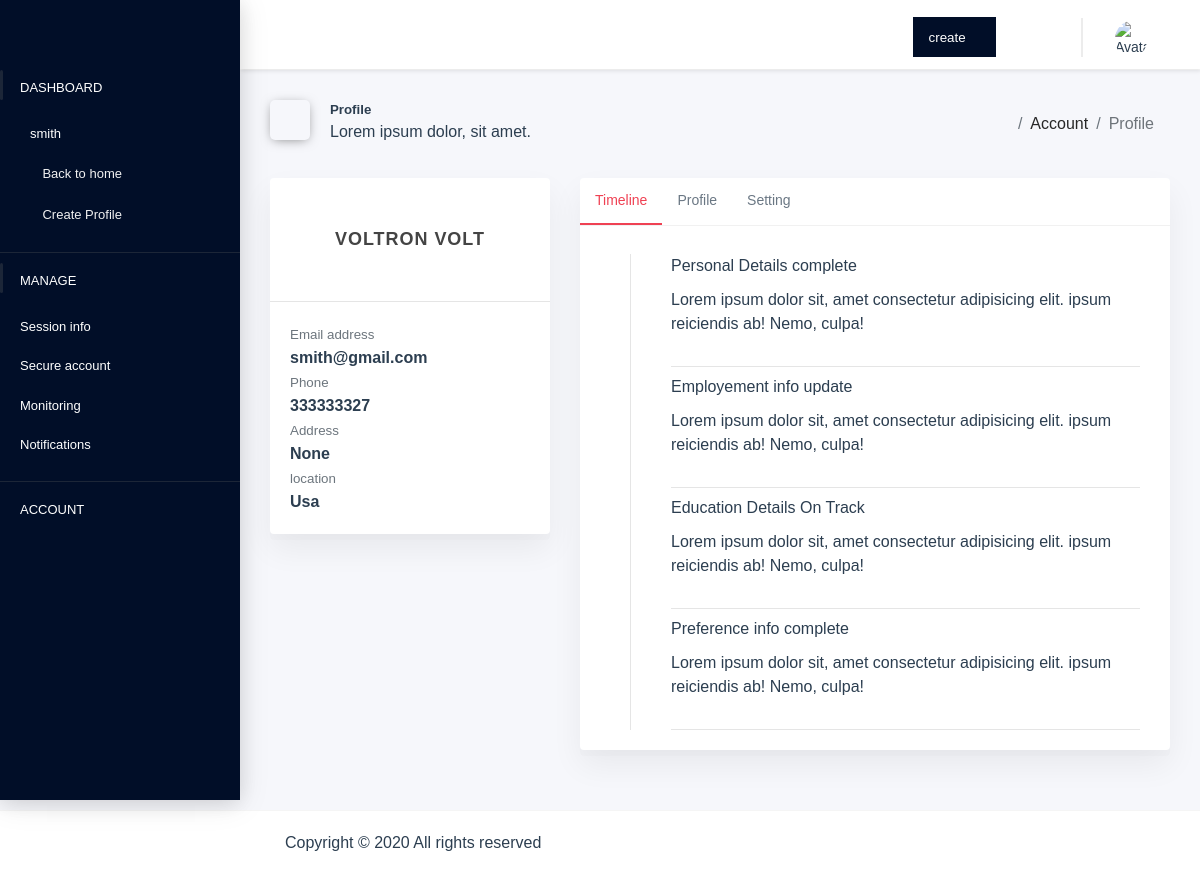
The app's page /accounts/profile/ (signed in) with its own data.
### accounts/models.py (models this page shows, shortened)
class User(AbstractUser):
    email = models.EmailField(_('email address'),unique=True)
    phone_regex = RegexValidator(regex=r'^\+?\d{9,15}$',message="Phone number must be entered in the format:'+254999999999'.Upto 15 digits allowed")
    phone = models.CharField(validators=[phone_regex], max_length=17,blank=True,null=True)
    address = models.CharField(max_length=60,blank=True,null=True)
    location = models.CharField(max_length=60,blank=True,null=True)
    USERNAME_FIELD = 'email'
    REQUIRED_FIELDS = []
    objects = CustomUserManager()

### accounts/views.py (the view, shortened to what this page needs)
# urls.py: path('profile/',views.Profile.as_view(),name='profile'),
class Profile(LoginRequiredMixin,FormMixin , View):
    model = User
    template_name = 'accounts/profile.html'
    form = None
    def get_object(self, queryset=None):
        return get_object_or_404(get_user_model(),id = self.request.user.id)
    def get_context_data(self, **kwargs):
        context = {}
        try:
            context['emp_info'] = Employment_detail.objects.none()
        except :
            context['emp_info'] = UserProfileForm()
        try:
            context['profile_form'] = UserProfileForm(instance = self.get_object())
        except :
            context['profile_form'] = UserProfileForm()
        try:
            context['edu_detailform'] = Education_levelForm(instance=Education_level.objects.filter(user=self.request.user).first())
        except :
            context['edu_detailform'] = Education_levelForm()
        try:
            context['emp_detailform'] = Employement_DetailForm(instance=Employment_detail.objects.all().filter(user=self.request.user).first())
        except :
            context['emp_detailform'] = Employement_DetailForm()
        try:
            context['pref_form'] = Preference_Form(instance=Preference.objects.filter(user=self.request.user).first())
        except :
            context['pref_form'] = Preference_Form()
        try:
            context['file_uploadform'] = File_UploadForm(instance=File_uploaded.objects.filter(user=self.request.user).first())
        except :
            context['file_uploadform'] = File_UploadForm()
        return context
    def get(self, request, *args, **kwargs):
        return render(self.request, self.template_name,self.get_context_data())

### accounts/templates/accounts/profile.html (shortened to what this page needs)
{% extends 'accounts/profile_base.html' %}
{% load static %}
{% block main_content %}
    <section class="--row">
                        <article class="grid-4">
                            <div class="card">
                                <div class="card-body">
                                    <div class="text-align_c">
                                        <h4 class="card-title">{{request.user.first_name}} {{request.user.last_name}}</h4>
                                    </div>
                                </div>
                                <hr class="box-marginBottom-0">
                                <div class="card-body">
                                    <small class="text-muted d-block box-paddingTop-10">Email address</small>
                                    <h6>{{request.user.email}}</h6>
                                    <small class="text-muted d-block  box-paddingTop-10">Phone</small>
                                    <h6>{{request.user.phone}}</h6>
                                    <small class="text-muted d-block  box-paddingTop-10">Address</small>
                                    <h6>{{request.user.address}}</h6>
                                    <small class="text-muted d-block  box-paddingTop-10">location</small>
                                    <h6>{{request.user.location}}</h6>
                                </div>
                            </div>
                        </article>
                        <article class="grid-8">
                            <div class="card">
                                <ul class="nav nav-pills custom-pills">
                                    <li class="nav-item">
                                        <a href="#time-line" class="nav-link active" id="pills-timeline-tab">Timeline</a>
                                    </li>
                                    <li class="nav-item">
                                        <a href="#profile" class="nav-link" id="pills-profile-tab">Profile</a>
                                    </li>
                                    <li class="nav-item">
                                        <a href="#profile-setting" class="nav-link" id="pills-settings-tab">Setting</a>
                                    </li>
                                </ul>
                                <div class="tab-content" id="pills-tabContent">
                                    <div class="tab-pane fade active show" id="time-line">
                                        <div class="card-body">
                                            <div class="profiletimeline box-marginTop-0">
                                                <div class="sl-item">
                                                    <div class="sl-right">
                                                        <div>
                                                            <a href="javascript:void(0)" class="link">Personal
                                                                Details</a>
                                                            <span class="">complete</span>
                                                            <p class="box-marginTop-10">
                                                                Lorem ipsum dolor sit, amet consectetur adipisicing elit. ipsum reiciendis ab! Nemo, culpa!
                                                            </p>
                                                        </div>
                                                    </div>
                                                </div>
                                                <hr>
                                                <div class="sl-item">
                                                    <div class="sl-right">
                                                        <a href="javascript:void(0)" class="link">Employement info</a>
                                                        <span class="">update</span>
                                                        <p class="box-marginTop-10">
                                                            Lorem ipsum dolor sit, amet consectetur adipisicing elit. ipsum reiciendis ab! Nemo, culpa!
                                                        </p>
                                                    </div>
                                                </div>
                                                <hr>
                                                <div class="sl-item">
                                                    <div class="sl-right">
                                                        <a href="javascript:void(0)" class="link">Education Details</a>
                                                        <span class="">On Track</span>
                                                        <p class="box-marginTop-10">
                                                            Lorem ipsum dolor sit, amet consectetur adipisicing elit. ipsum reiciendis ab! Nemo, culpa!
                                                        </p>
                                                    </div>
                                                </div>
                                                <hr>
                                                <div class="sl-item">
                                                    <div class="sl-right">
                                                        <a href="javascript:void(0)" class="link">Preference info</a>
                                                        <span class="">complete</span>
                                                        <p class="box-marginTop-10">
                                                            Lorem ipsum dolor sit, amet consectetur adipisicing elit. ipsum reiciendis ab! Nemo, culpa!
                                                        </p>
                                                    </div>
                                                </div>
                                                <hr>
                                            </div>
                                        </div>
                                    </div>
                                </div>
                            </div>
                        </article>
                    </section>
{% endblock main_content %}

### accounts/templates/accounts/profile_base.html (shortened to what this page needs)
<!DOCTYPE html>
{% load static %}
{% load notifications_tags %}
<html lang="en">
<head>
    <link rel="stylesheet" href=" {% static 'css/profile.css' %}">
    <link rel="stylesheet" href=" {% static 'css/fontawesome-free-5.2.0-web/css/all.css' %} ">
    <link rel="stylesheet" href=" {% static 'css/icon-kit/dist/css/iconkit.min.css' %} ">
    <link rel="stylesheet" href=" {% static 'css/perfect-scrollbar.css' %} ">
</head>
<body>
    <div class="root">
        <header class="app-header .header-top">
            <div class="main-menu">
                <nav class="navbar" role="navigation">
                    <div class="nav-inner">
                        <section class="navbar-brand d__flex ">
                            <div class="header-search v-center">
                                <div class="input-group">
                                    <input type="text" class="form-control" placeholder="Search here!..best experience">
                                    <span class="input-group-addon search-btn">
                                        <i class="ik ik-search"></i>
                                    </span>
                                </div>
                            </div>
                        </section>
                        <section class="navbar-menu">
                            <div class="nav_item">
                                <button class="primary_btn create" role="button" aria-label="User Menu" tabindex="0">
                                        <span class="">create</span>
                                        <span class="fas fa-angle-down" style="margin-top: 2px;"></span>
                                </button>
                            </div>
                            <a href="" class="nav_item"><span class="fab fa-dribbble " style="font-size: 24px;"></span></a>
                            <a href="{% url 'notification:notifier' %}" class="nav_item"><span class="fas fa-bell " style="font-size: 24px;"></span></a>
                            <div class="line-strike"></div>
                            <div class="profile">
                                <div class="acc-opt" role="button" aria-label="User Menu" >
                                    <div class="">
                                        <img src="{% static 'images/no-image-person.jpg' %}" alt="Avatar" class="">
                                    </div>
                                    <div class="acc-opt_toggler" style="width: 16px; height: 12px;">
                                        <span class="fas fa-angle-down"></span>
                                    </div>
                                </div>
                            </div>
                        </section>
                    </div>
                </nav>
            </div>
        </header>
        <main class="page-wrap">
            <section class="app-sidebar">
                <div class="sidebar-header">
                    <a href="{% url 'home' %}" class="header-brand">
                        <div class="logo-img">
                        </div>
                    </a>
                </div>
                <div class="sidebar-content ps">
                    <div class="nav-container">
                        <nav class="navigation-main" id="main-menu-navigation">
                            <div class="nav-item has-sub open">
                                <a href="javascript:void(0)">
                                    <span>DASHBOARD</span>
                                </a>
                                <div class="submenu-content ">
                                    <a href="" class="menu-item"><img src=" {% static 'images/no-image-person.jpg' %} " alt="" width="30" style="margin-right: 10px;">{{request.user.username}}</a>
                                    <a href="{% url 'home' %}" class="menu-item" style="color: #f1f1f1;"><i class="fas fa-home"></i>Back to home</a>
                                    <a href="{% url 'accounts:profile' %}" class="menu-item" style="color: #f1f1f1;"><i class="fas fa-plus"></i>Create Profile</a>
                                </div>
                            </div>
                            <div style="border-bottom: 1px solid #1c2638;"></div>
                            <div class="nav-item has-sub open">
                                <a href="javascript:void(0)">
                                    <span>MANAGE</span>
                                </a>
                                <div class="submenu-content">
                                    <a href="" class="menu-item">Session info</a>
                                    <a href="{% url 'password_reset' %}" class="menu-item">Secure account</a>
                                    <a href="{% url 'accounts:profile' %}" class="menu-item">Monitoring</a>
                                    <a href="{% url 'notification:notifier' %}" class="menu-item">Notifications {% live_notify_badge %}</a>
                                </div>
                            </div>
                            <div style="border-bottom: 1px solid#1c2638;;"></div>
                            <div class="nav-item has-sub ">
                                <a href="javascript:void(0)">
                                    <span>ACCOUNT</span>
                                </a>
                            </div>
                        </nav>
                    </div>
                </div>
            </section>
            <section class="main-content">
                <div class="grid-12">
                    <section class="page-header">
                        <div class="--row">
                            <div class="grid-8">
                                <div class="page-header-title">
                                    <i class="fas fa-file"></i>
                                    <div class="d-inline">
                                        <h5>Profile</h5>
                                        <span>Lorem ipsum dolor, sit amet. </span>
                                    </div>
                                </div>
                            </div>
                            <div class="grid-4">
                                <nav class="breadcrumb-container">
                                    <ol class="breadcrumb">
                                        <li class="breadcrumb-item"><a href=""><i class="fas fa-home"></i></a></li>
                                        <li class="breadcrumb-item"><a href="">Account</a></li>
                                        <li class="breadcrumb-item is-active"><a href="">Profile</a></li>
                                    </ol>
                                </nav>
                            </div>
                        </div>
                    </section>
                    {% block main_content %}
                    {% endblock main_content %}
                </div>
            </section>
        </main>
        <footer class="footer">
            <div class="grid-12">
                <p class="">Copyright &copy; 2020 All rights reserved</p>
            </div>
        </footer>
    </div>
</body>
</html>

### records on screen
User: user.username "smith", user.first_name "VOLTRON", user.last_name "VOLT", user.email "smith@gmail.com", user.phone "333333327", user.address "None", user.location "Usa"
